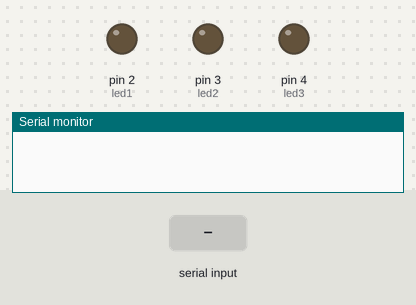
Bench run of a sketch on a simulated Arduino Uno, built with avr-gcc and run on an emulated ATmega328P. Parts: output pins drawn as LEDs (lit = HIGH), the last lines printed to the serial monitor. The inputs (shaded band) are chosen by the test bench.

Above: at 1.2 s.
1.3 s: "A" received over Serial
At 2.3 s:
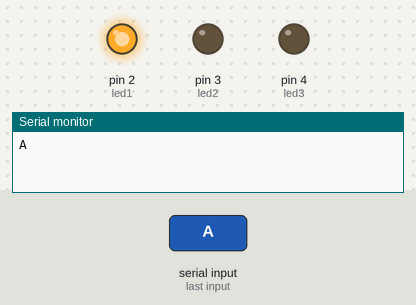
2.8 s: "B" received over Serial
At 3.5 s:
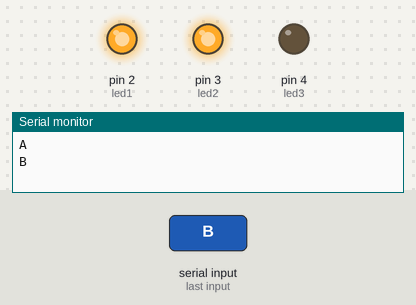
4.3 s: "a" received over Serial
At 4.6 s:
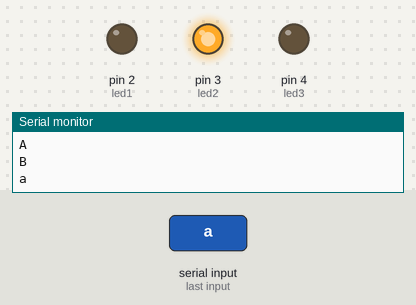
5.8 s: "C" received over Serial
At 7.0 s:
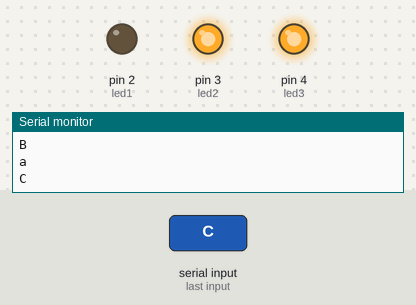
7.3 s: "b" received over Serial
At 8.1 s:
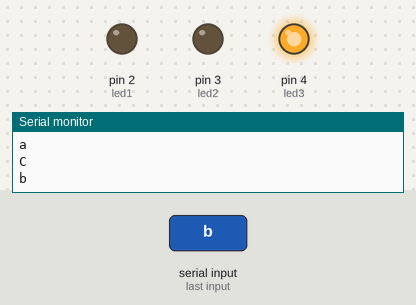
8.8 s: "A" received over Serial
At 9.3 s:
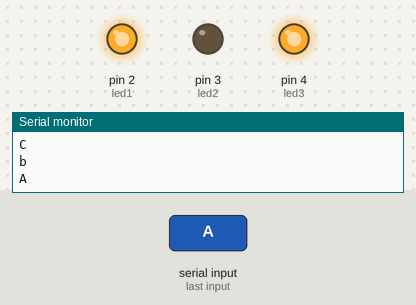
Timing chart, 0 to 11.3 s (numbered marks = the images above; inputs shaded):
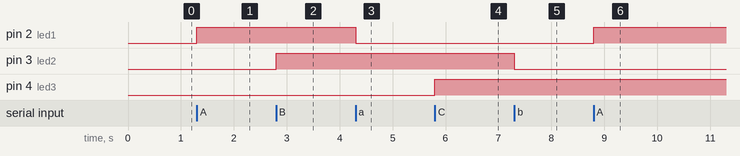

Measured:
- after the input at 1.3 s, pin 2 (led1): LOW → HIGH at once
- after the input at 2.8 s, pin 3 (led2): LOW → HIGH at once
- after the input at 4.3 s, pin 2 (led1): HIGH → LOW at once
- after the input at 5.8 s, pin 4 (led3): LOW → HIGH at once
- after the input at 7.3 s, pin 3 (led2): HIGH → LOW at once
- after the input at 8.8 s, pin 2 (led1): LOW → HIGH at once

The sketch:

Ard_coding.ino
```cpp
int led1 = 2;
int led2 = 3;
int led3 = 4;
char data;
void setup() {
  // put your setup code here, to run once:
pinMode(led1, OUTPUT);
pinMode(led2, OUTPUT);
pinMode(led3, OUTPUT);
Serial.begin(9600);
}

void loop() {
  // put your main code here, to run repeatedly:
while (Serial.available()>0)
{
  data=Serial.read();
  Serial.println(data);
  if (data== 'A')
  {
    digitalWrite(led1, HIGH);
  }
  else if (data== 'a')
  {
    digitalWrite(led1, LOW);
  }
  if (data== 'B')
  {
    digitalWrite(led2, HIGH);
  }
  else if (data== 'b')
  {
    digitalWrite(led2, LOW);
  }
  if (data == 'C')
  {
    digitalWrite(led3, HIGH);
  }
  else if (data== 'c')
  {
    digitalWrite(led3, LOW);
  }
}
}
```
